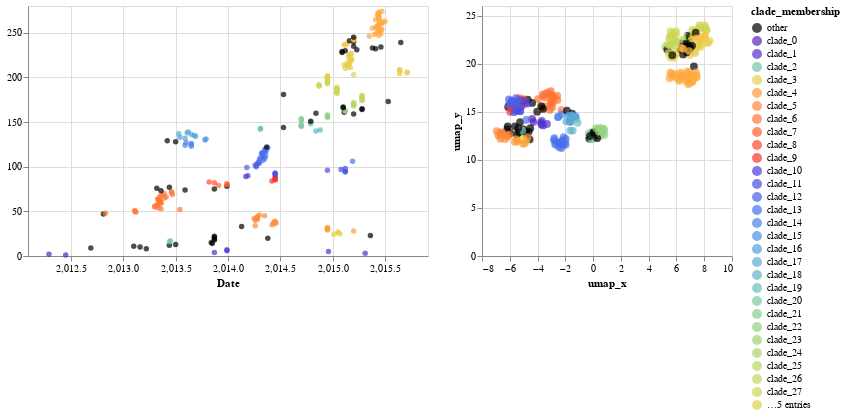

Here is the notebook cell this chart was saved with:
### Code cell
list_of_data_and_titles = ['umap_x','umap_y']
list_of_chart = linking_tree_with_plots_brush(
    UMAP_df,
    list_of_data_and_titles,
    list_of_data_and_titles,
    'clade_membership:N',
    ["host","strain:N"],
    domain,
    range_
)
chart_umap = list_of_chart[0]|list_of_chart[1]
chart_umap

### Figure 1 — Vega-Lite specification as saved in the notebook (floating-point values rounded to 4 significant figures; data arrays with more than 128 entries replaced by an {"elided": "..."} marker saying what was removed)
{"config": {"view": {"continuousWidth": 400, "continuousHeight": 300}}, "hconcat": [{"mark": "circle", "encoding": {"color": {"condition": {"type": "nominal", "field": "clade_membership", "scale": {"domain": ["other", "clade_0", "clade_1", "clade_2", "clade_3", "clade_4", "clade_5", "clade_6", "clade_7", "clade_8", "clade_9", "clade_10", "clade_11", "clade_12", "clade_13", "clade_14", "clade_15", "clade_16", "clade_17", "clade_18", "clade_19", "clade_20", "clade_21", "clade_22", "clade_23", "clade_24", "clade_25", "clade_26", "clade_27", "clade_28", "clade_29", "clade_30", "clade_31", "clade_32"], "range": ["#000000", "#5c22be", "#5330cd", "#71c4ac", "#e7cf4b", "#ff9a3c", "#ff8939", "#ff7535", "#ff6131", "#fd4b2c", "#f93529", "#4b3ddb", "#474ee3", "#4760e9", "#4971eb", "#4b82e9", "#4f92e5", "#549fdc", "#5aabd3", "#61b4c6", "#68bdba", "#7bca9d", "#86ce91", "#91d283", "#9dd478", "#aad66d", "#b6d764", "#c3d65c", "#cfd555", "#dcd34f", "#e7cf4b", "#f9c244", "#ffb642", "#ffaa3f"]}, "selection": "selector012"}, "value": "gray"}, "tooltip": [{"type": "nominal", "field": "host"}, {"type": "nominal", "field": "strain"}], "x": {"type": "quantitative", "field": "date", "scale": {"domain": [2012.0, 2016.0]}, "title": "Date"}, "y": {"type": "quantitative", "field": "y", "title": ""}}, "height": 250, "selection": {"selector012": {"type": "interval", "resolve": "global"}}, "width": 400}, {"mark": {"type": "circle", "size": 60}, "encoding": {"color": {"condition": {"type": "nominal", "field": "clade_membership", "scale": {"domain": ["other", "clade_0", "clade_1", "clade_2", "clade_3", "clade_4", "clade_5", "clade_6", "clade_7", "clade_8", "clade_9", "clade_10", "clade_11", "clade_12", "clade_13", "clade_14", "clade_15", "clade_16", "clade_17", "clade_18", "clade_19", "clade_20", "clade_21", "clade_22", "clade_23", "clade_24", "clade_25", "clade_26", "clade_27", "clade_28", "clade_29", "clade_30", "clade_31", "clade_32"], "range": ["#000000", "#5c22be", "#5330cd", "#71c4ac", "#e7cf4b", "#ff9a3c", "#ff8939", "#ff7535", "#ff6131", "#fd4b2c", "#f93529", "#4b3ddb", "#474ee3", "#4760e9", "#4971eb", "#4b82e9", "#4f92e5", "#549fdc", "#5aabd3", "#61b4c6", "#68bdba", "#7bca9d", "#86ce91", "#91d283", "#9dd478", "#aad66d", "#b6d764", "#c3d65c", "#cfd555", "#dcd34f", "#e7cf4b", "#f9c244", "#ffb642", "#ffaa3f"]}, "selection": "selector012"}, "value": "gray"}, "tooltip": [{"type": "nominal", "field": "host"}, {"type": "nominal", "field": "strain"}], "x": {"type": "quantitative", "field": "umap_x", "title": "umap_x"}, "y": {"type": "quantitative", "field": "umap_y", "title": "umap_y"}}, "height": 250, "selection": {"selector012": {"type": "interval", "resolve": "global"}}, "width": 250}], "data": {"name": "data-bbc318dcdae1dd688cfe9668216dce1e"}, "$schema": "https://vega.github.io/schema/vega-lite/v4.8.1.json", "datasets": {"data-bbc318dcdae1dd688cfe9668216dce1e": {"elided": "274 records"}}}
